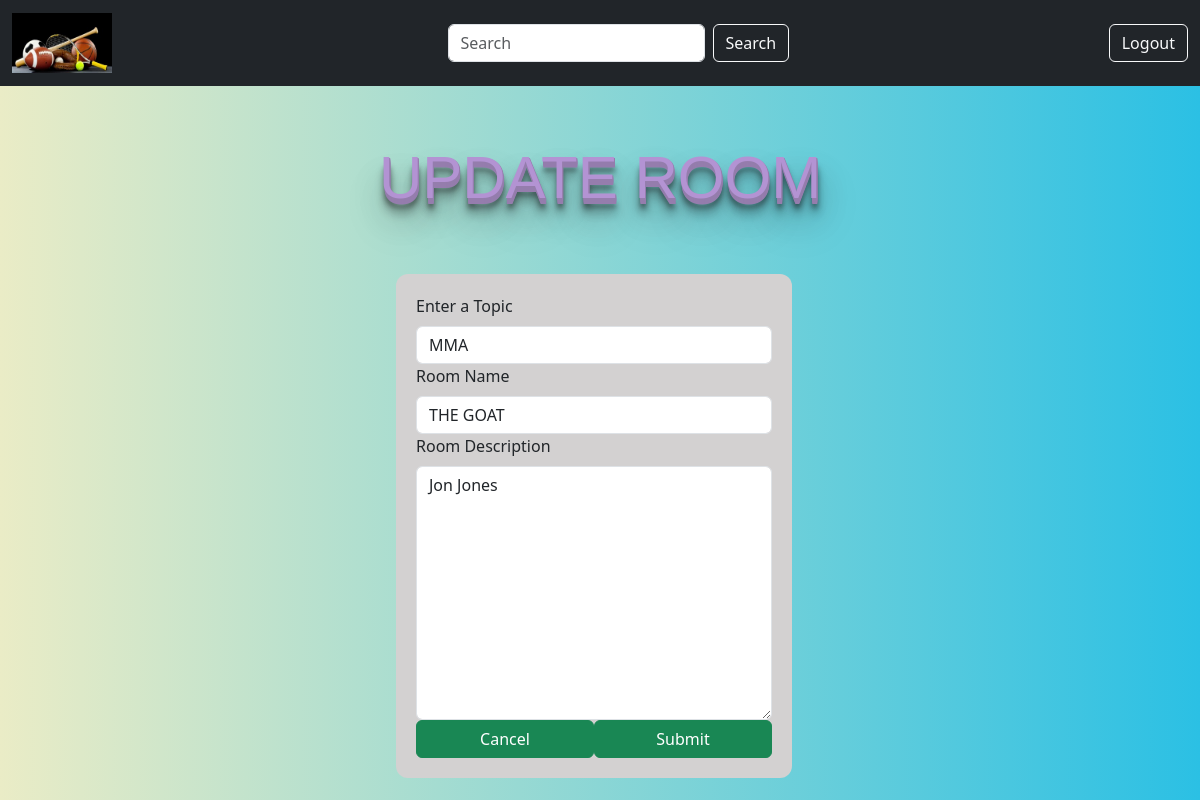
Screenshot of /update-room/27/ (signed in) with the database file from the repository.
### base/models.py (models this page shows, shortened)
class Room(models.Model):
    host = models.ForeignKey(User, on_delete=models.SET_NULL, null=True)
    topic = models.ForeignKey(Topic, on_delete=models.SET_NULL, null=True)
    name = models.CharField(max_length=200)
    description = models.TextField(null=True, blank=True)
    participants =  models.ManyToManyField(User, related_name='participants',blank=True)
    updated = models.DateTimeField(auto_now=True)
    created = models.DateTimeField(auto_now_add=True)
    class Meta:
        ordering = ['-updated', '-created']

class Topic(models.Model):
    name = models.CharField(max_length=200)

### base/views.py (the view, shortened to what this page needs)
@login_required(login_url='login')
def updateRoom(request,pk):
    room = Room.objects.get(id=pk)
    form = RoomForm(instance=room)
    topics = Topic.objects.all()
    if request.user != room.host:
        return HttpResponse('You are not allowed here!')
    context = {'form':form, 'topics': topics, 'room':room}
    return render(request, 'base/room_form_update.html', context)
    return render(request, 'base/delete.html', {'obj':room})

### base/forms.py
class RoomForm(ModelForm):
    class Meta:
        model = Room
        fields = '__all__'
        exclude = ['host', 'participants']
    def __init__(self, *args, **kwargs):
        super(RoomForm, self).__init__(*args, **kwargs)
        self.fields['name'].widget.attrs['class'] = 'form-control'
        self.fields['description'].widget.attrs['class'] = 'form-control'

### base/templates/base/room_form_update.html (shortened to what this page needs)
{% extends 'main.html' %}
{% block content %}
<div class="container">
    <h2 class="rmn">Update Room</h2>
  </div>
  <div class="croom">
  <form class="form" action="" method="POST">
    <div class="form__group">
      <label class="form-label" for="room_topic">Enter a Topic</label>
      <input required class="form-control" type="text" value="{{room.topic.name}}" name="topic" list="topic-list" />
    </div>
    <div class="form__group">
      <label class="form-label" for="room_name">Room Name</label>
      {{form.name}}
    </div>
    <div class="form__group">
      <label class="form-label" for="room_description">Room Description</label>
      {{form.description}}
    </div>
      <a class="btn btn-success w-50" href="{{request.META.HTTP_REFERER}}">Cancel</a><button class="btn btn-success  w-50" type="submit">Submit</button>
  </form>
</div>
{% endblock content %}

### static/styles/main.css (style rules this page uses)
body { background: #2BC0E4; background: -webkit-linear-gradient(to right, #EAECC6, #2BC0E4); background: linear-gradient(to right, #EAECC6, #2BC0E4); justify-content: center; display: block; }
h2 { margin-top: 3%; font-size: 60px; font-weight: 500; font-family: sans-serif; color: #b393d3; text-transform: uppercase; text-shadow: 1px 1px 0px #957dad, 1px 2px 0px #957dad, 1px 3px 0px #957dad, 1px 4px 0px #957dad, 1px 5px 0px #957dad, 1px 6px 0px #957dad, 1px 10px 5px rgba(16, 16, 16, 0.5), 1px 15px 10px rgba(16, 16, 16, 0.4), 1px 20px 30px rgba(16, 16, 16, 0.3), 1px 25px 50px rgba(16, 16, 16, 0.2); }
.rmn { text-align: center; margin-top: 5%; }
.croom { width: 33%; margin-left: 33%; margin-top: 5%; height: min-content; padding: 20px; border-radius: 12px; background:rgb(211, 209, 209); }

### rows the page displays
Room: topic "MMA", name "THE GOAT", description "Jon Jones"
